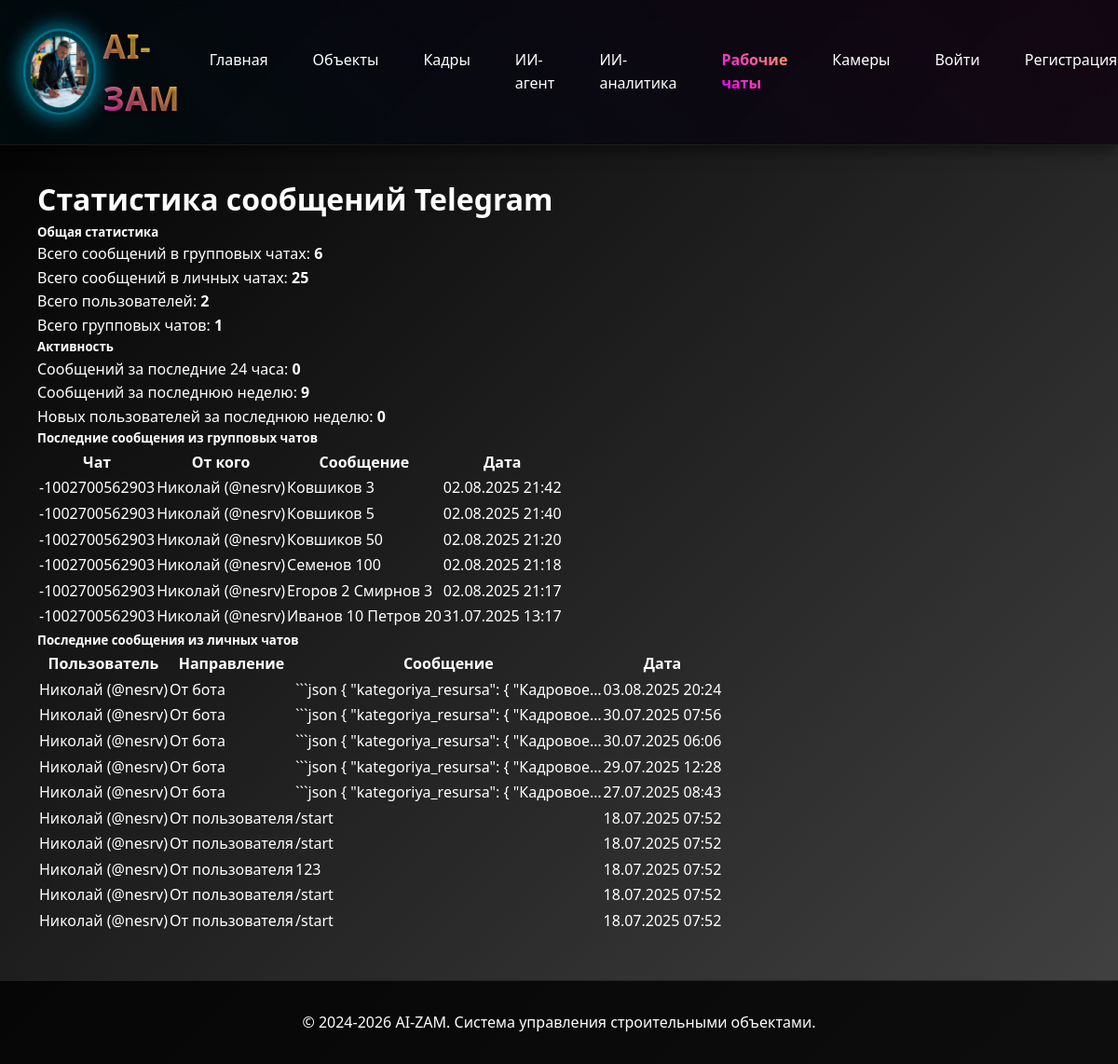
/telegram/stats/, run on the app's committed database.
### telegrambot/models.py (models this page shows, shortened)
class ChatMessage(models.Model):
    chat_id = models.CharField(max_length=255, verbose_name="ID чата")
    message_text = models.TextField(verbose_name="Текст сообщения")
    from_user = models.CharField(max_length=255, verbose_name="От пользователя")
    created_at = models.DateTimeField(auto_now_add=True, verbose_name="Дата создания")
    message_id = models.BigIntegerField(null=True, blank=True, verbose_name="ID сообщения")
    reply_to_message_id = models.BigIntegerField(null=True, blank=True, verbose_name="ID сообщения, на которое отвечают")
    forward_from = models.JSONField(null=True, blank=True, verbose_name="Информация о пересланном сообщении")
    class Meta:
        verbose_name = "Сообщение чата"
        verbose_name_plural = "Сообщения чатов"
        ordering = ['-created_at']
        indexes = [
            models.Index(fields=['chat_id']),
            models.Index(fields=['message_id']),
        ]

class TelegramMessage(models.Model):
    MESSAGE_TYPES = [
        ('text', 'Текст'),
        ('command', 'Команда'),
        ('button', 'Кнопка'),
    ]
    user = models.ForeignKey(TelegramUser, on_delete=models.CASCADE, related_name='messages', verbose_name="Пользователь")
    message_type = models.CharField(max_length=10, choices=MESSAGE_TYPES, default='text', verbose_name="Тип сообщения")
    content = models.TextField(verbose_name="Содержание")
    is_from_user = models.BooleanField(default=True, verbose_name="От пользователя")
    created_at = models.DateTimeField(auto_now_add=True, verbose_name="Дата создания")
    class Meta:
        verbose_name = "Сообщение Telegram"
        verbose_name_plural = "Сообщения Telegram"
        ordering = ['created_at']

class TelegramUser(models.Model):
    telegram_id = models.BigIntegerField(unique=True, verbose_name="Telegram ID")
    username = models.CharField(max_length=100, blank=True, null=True, verbose_name="Username")
    first_name = models.CharField(max_length=100, blank=True, null=True, verbose_name="Имя")
    last_name = models.CharField(max_length=100, blank=True, null=True, verbose_name="Фамилия")
    is_active = models.BooleanField(default=True, verbose_name="Активен")
    created_at = models.DateTimeField(auto_now_add=True, verbose_name="Дата регистрации")
    updated_at = models.DateTimeField(auto_now=True, verbose_name="Дата обновления")
    class Meta:
        verbose_name = "Пользователь Telegram"
        verbose_name_plural = "Пользователи Telegram"

### telegrambot/views_stats.py (the view)
# urls.py: path('stats/', messages_stats, name='messages_stats'),
def messages_stats(request):
    try:
        chat_messages_count = ChatMessage.objects.count()
        telegram_messages_count = TelegramMessage.objects.count()
        users_count = TelegramUser.objects.count()
        chats_count = ChatMessage.objects.values('chat_id').distinct().count()
        day_ago = timezone.now() - timedelta(days=1)
        week_ago = timezone.now() - timedelta(days=7)
        messages_today = (
            ChatMessage.objects.filter(created_at__gte=day_ago).count() +
            TelegramMessage.objects.filter(created_at__gte=day_ago).count()
        )
        messages_week = (
            ChatMessage.objects.filter(created_at__gte=week_ago).count() +
            TelegramMessage.objects.filter(created_at__gte=week_ago).count()
        )
        new_users_week = TelegramUser.objects.filter(created_at__gte=week_ago).count()
        recent_chat_messages = ChatMessage.objects.order_by('-created_at')[:10]
        recent_telegram_messages = TelegramMessage.objects.select_related('user').order_by('-created_at')[:10]
        context = {
            'chat_messages_count': chat_messages_count,
            'telegram_messages_count': telegram_messages_count,
            'users_count': users_count,
            'chats_count': chats_count,
            'messages_today': messages_today,
            'messages_week': messages_week,
            'new_users_week': new_users_week,
            'recent_chat_messages': recent_chat_messages,
            'recent_telegram_messages': recent_telegram_messages
        }
        return render(request, 'telegrambot/messages_stats.html', context)
    except Exception as e:
        logger.error(f"Ошибка получения статистики сообщений: {e}")
        return JsonResponse({'error': str(e)}, status=500)

### telegrambot/templates/telegrambot/messages_stats.html (shortened to what this page needs)
{% extends 'base/base.html' %}
{% block content %}
<div class="container mt-4">
    <h1>Статистика сообщений Telegram</h1>
    <div class="row mb-4">
        <div class="col-md-6">
            <div class="card">
                <div class="card-body">
                    <h5 class="card-title">Общая статистика</h5>
                    <p class="card-text">Всего сообщений в групповых чатах: <strong>{{ chat_messages_count }}</strong></p>
                    <p class="card-text">Всего сообщений в личных чатах: <strong>{{ telegram_messages_count }}</strong></p>
                    <p class="card-text">Всего пользователей: <strong>{{ users_count }}</strong></p>
                    <p class="card-text">Всего групповых чатов: <strong>{{ chats_count }}</strong></p>
                </div>
            </div>
        </div>
        <div class="col-md-6">
            <div class="card">
                <div class="card-body">
                    <h5 class="card-title">Активность</h5>
                    <p class="card-text">Сообщений за последние 24 часа: <strong>{{ messages_today }}</strong></p>
                    <p class="card-text">Сообщений за последнюю неделю: <strong>{{ messages_week }}</strong></p>
                    <p class="card-text">Новых пользователей за последнюю неделю: <strong>{{ new_users_week }}</strong></p>
                </div>
            </div>
        </div>
    </div>
    <div class="row mb-4">
        <div class="col-md-12">
            <div class="card">
                <div class="card-header">
                    <h5>Последние сообщения из групповых чатов</h5>
                </div>
                <div class="card-body">
                    <div class="table-responsive">
                        <table class="table table-striped">
                            <thead>
                                <tr>
                                    <th>Чат</th>
                                    <th>От кого</th>
                                    <th>Сообщение</th>
                                    <th>Дата</th>
                                </tr>
                            </thead>
                            <tbody>
                                {% for message in recent_chat_messages %}
                                <tr>
                                    <td>{{ message.chat_id }}</td>
                                    <td>{{ message.from_user }}</td>
                                    <td>{{ message.message_text|truncatechars:50 }}</td>
                                    <td>{{ message.created_at|date:"d.m.Y H:i" }}</td>
                                </tr>
                                {% empty %}
                                <tr>
                                    <td colspan="4" class="text-center">Нет сообщений</td>
                                </tr>
                                {% endfor %}
                            </tbody>
                        </table>
                    </div>
                </div>
            </div>
        </div>
    </div>
    <div class="row">
        <div class="col-md-12">
            <div class="card">
                <div class="card-header">
                    <h5>Последние сообщения из личных чатов</h5>
                </div>
                <div class="card-body">
                    <div class="table-responsive">
                        <table class="table table-striped">
                            <thead>
                                <tr>
                                    <th>Пользователь</th>
                                    <th>Направление</th>
                                    <th>Сообщение</th>
                                    <th>Дата</th>
                                </tr>
                            </thead>
                            <tbody>
                                {% for message in recent_telegram_messages %}
                                <tr>
                                    <td>{{ message.user.first_name }} {% if message.user.username %}(@{{ message.user.username }}){% endif %}</td>
                                    <td>{% if message.is_from_user %}От пользователя{% else %}От бота{% endif %}</td>
                                    <td>{{ message.content|truncatechars:50 }}</td>
                                    <td>{{ message.created_at|date:"d.m.Y H:i" }}</td>
                                </tr>
                                {% empty %}
                                <tr>
                                    <td colspan="4" class="text-center">Нет сообщений</td>
                                </tr>
                                {% endfor %}
                            </tbody>
                        </table>
                    </div>
                </div>
            </div>
        </div>
    </div>
</div>
{% endblock %}

### data on the page
ChatMessage: chat_id "-1002700562903", from_user "Николай (@nesrv)", message_text "Ковшиков 3", created_at "02.08.2025 21:42"
ChatMessage: chat_id "-1002700562903", from_user "Николай (@nesrv)", message_text "Ковшиков 5", created_at "02.08.2025 21:40"
ChatMessage: chat_id "-1002700562903", from_user "Николай (@nesrv)", message_text "Ковшиков 50", created_at "02.08.2025 21:20"
ChatMessage: chat_id "-1002700562903", from_user "Николай (@nesrv)", message_text "Семенов 100", created_at "02.08.2025 21:18"
ChatMessage: chat_id "-1002700562903", from_user "Николай (@nesrv)", message_text "Егоров 2 Смирнов 3", created_at "02.08.2025 21:17"
ChatMessage: chat_id "-1002700562903", from_user "Николай (@nesrv)", message_text "Иванов 10 Петров 20", created_at "31.07.2025 13:17"
TelegramMessage: user.first_name "Николай", user.username "nesrv", is_from_user "От бота", content "```json { \"kategoriya_resursa\": { \"Кадровое…", created_at "03.08.2025 20:24"
TelegramMessage: user.first_name "Николай", user.username "nesrv", is_from_user "От бота", content "```json { \"kategoriya_resursa\": { \"Кадровое…", created_at "30.07.2025 07:56"
TelegramMessage: user.first_name "Николай", user.username "nesrv", is_from_user "От бота", content "```json { \"kategoriya_resursa\": { \"Кадровое…", created_at "30.07.2025 06:06"
TelegramMessage: user.first_name "Николай", user.username "nesrv", is_from_user "От бота", content "```json { \"kategoriya_resursa\": { \"Кадровое…", created_at "29.07.2025 12:28"
TelegramMessage: user.first_name "Николай", user.username "nesrv", is_from_user "От бота", content "```json { \"kategoriya_resursa\": { \"Кадровое…", created_at "27.07.2025 08:43"
TelegramMessage: user.first_name "Николай", user.username "nesrv", is_from_user "От пользователя", content "/start", created_at "18.07.2025 07:52"
TelegramMessage: user.first_name "Николай", user.username "nesrv", is_from_user "От пользователя", content "/start", created_at "18.07.2025 07:52"
TelegramMessage: user.first_name "Николай", user.username "nesrv", is_from_user "От пользователя", content "123", created_at "18.07.2025 07:52"
TelegramMessage: user.first_name "Николай", user.username "nesrv", is_from_user "От пользователя", content "/start", created_at "18.07.2025 07:52"
TelegramMessage: user.first_name "Николай", user.username "nesrv", is_from_user "От пользователя", content "/start", created_at "18.07.2025 07:52"

### other printed values
{{ chat_messages_count }} "6"
{{ telegram_messages_count }} "25"
{{ users_count }} "2"
{{ chats_count }} "1"
{{ messages_today }} "0"
{{ messages_week }} "9"
{{ new_users_week }} "0"
